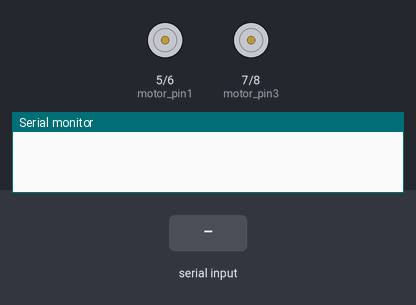
Simulated run of this sketch. Board: Arduino Uno, built with avr-gcc and run on an emulated ATmega328P. On the bench: motor-driver pin pairs drawn as motors (green arrow = first pin HIGH = forward, orange = second pin HIGH = backward, longer = more drive), the last lines printed to the serial monitor. The test bench sets the inputs (shaded band).

Above: at 1.2 s.
1.3 s: "F" received over Serial
At 2.0 s:
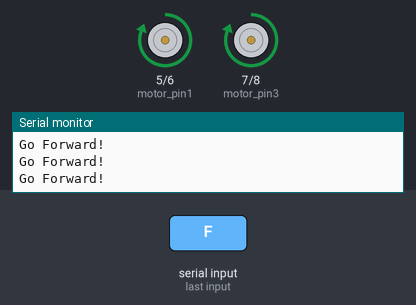
2.8 s: "B" received over Serial
At 3.4 s:
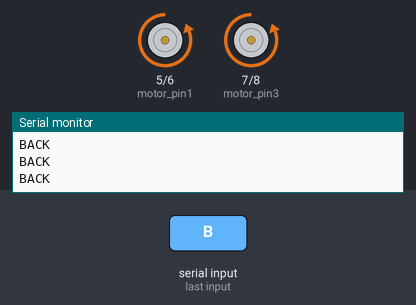
4.3 s: "L" received over Serial
At 4.6 s:
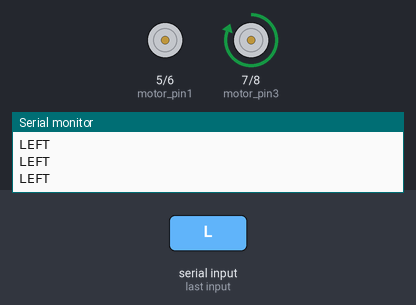
5.8 s: "R" received over Serial
At 6.9 s:
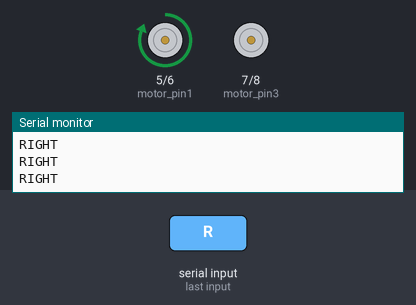
Timing chart, 0 to 8.3 s (numbered marks = the images above; inputs shaded):
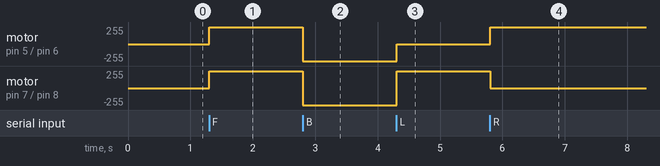

Measured:
- after the input at 1.3 s, motor on pin 5 (motor_pin1) / pin 6 (motor_pin2), motor on pin 7 (motor_pin3) / pin 8 (motor_pin4): stopped → forward 255/255 at once
- after the input at 2.8 s, motor on pin 5 (motor_pin1) / pin 6 (motor_pin2), motor on pin 7 (motor_pin3) / pin 8 (motor_pin4): forward 255/255 → backward 255/255 at once
- after the input at 4.3 s, motor on pin 5 (motor_pin1) / pin 6 (motor_pin2): backward 255/255 → stopped at once; motor on pin 7 (motor_pin3) / pin 8 (motor_pin4): backward 255/255 → forward 255/255 at once
- after the input at 5.8 s, motor on pin 5 (motor_pin1) / pin 6 (motor_pin2): stopped → forward 255/255 at once; motor on pin 7 (motor_pin3) / pin 8 (motor_pin4): forward 255/255 → stopped at once

The sketch:

MODIFIED_ROBO.ino
```cpp
int motor_pin1 = 5;
int motor_pin2 = 6;
int motor_pin3 = 7;
int motor_pin4 = 8;

int state;


void setup() {
  pinMode(motor_pin1,OUTPUT);
  pinMode(motor_pin2,OUTPUT);
  pinMode(motor_pin3,OUTPUT);
  pinMode(motor_pin4,OUTPUT);

  Serial.begin(9600);
 }

 void loop() {

   if(Serial.available() > 0){
      state = Serial.read();
    }

    if (state == 'F') {
      digitalWrite(motor_pin1,HIGH);
      digitalWrite(motor_pin2,LOW);
      digitalWrite(motor_pin3,HIGH);
      digitalWrite(motor_pin4,LOW);
      digitalWrite(3, HIGH);
      {
        Serial.println("Go Forward!");
      }
      }
      if (state == 'B') {
      digitalWrite(motor_pin1,LOW);
      digitalWrite(motor_pin2,HIGH);
      digitalWrite(motor_pin3,LOW);
      digitalWrite(motor_pin4,HIGH);
      {
        Serial.println("BACK");
      }
      }
       if (state == 'L') {
     digitalWrite(motor_pin1,LOW);
      digitalWrite(motor_pin2,LOW);
      digitalWrite(motor_pin3,HIGH);
      digitalWrite(motor_pin4,LOW);

      {
        Serial.println("LEFT");
      }
      }
      if (state == 'R') {
      digitalWrite(motor_pin1,HIGH);
      digitalWrite(motor_pin2,LOW);
      digitalWrite(motor_pin3,LOW);
      digitalWrite(motor_pin4,LOW);
      {
        Serial.println("RIGHT");
      }
      }
      if (state == 'S') {
      digitalWrite(motor_pin1,LOW);
      digitalWrite(motor_pin2,LOW);
      digitalWrite(motor_pin3,LOW);
      digitalWrite(motor_pin4,LOW);
      digitalWrite(3, LOW);
      {
        Serial.println("STOP");
      }
      }

 }
```
